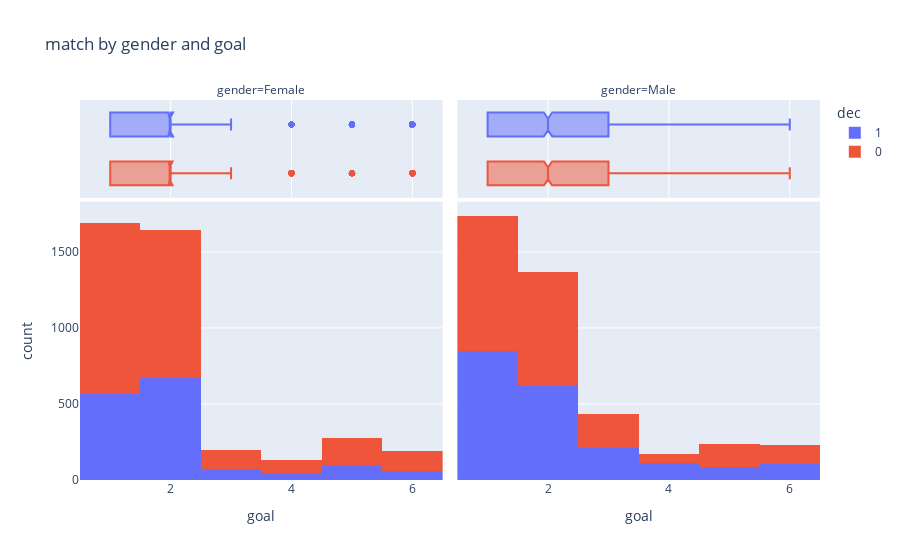

Notebook code for this chart:
### Code cell
fig = px.histogram(dataset,
                    x = "goal",
                    color = "match",
                    facet_col = 'gender',
                    marginal="box",
                    title = "match by gender and goal",
                    )
fig.show()

### Figure 1 — Plotly figure (JSON) as saved in the notebook; plotly's stock layout.template omitted (floating-point values rounded to 4 significant figures; data arrays with more than 128 entries replaced by an {"elided": "..."} marker saying what was removed)
{"data": [{"alignmentgroup": "True", "bingroup": "x", "hovertemplate": "dec=1<br>gender=Female<br>goal=%{x}<br>count=%{y}<extra></extra>", "legendgroup": "1", "marker": {"color": "#636efa"}, "name": "1", "offsetgroup": "1", "orientation": "v", "showlegend": true, "type": "histogram", "x": {"elided": "1529 int values"}, "xaxis": "x", "yaxis": "y"}, {"alignmentgroup": "True", "hovertemplate": "dec=1<br>gender=Female<br>goal=%{x}<extra></extra>", "legendgroup": "1", "marker": {"color": "#636efa"}, "name": "1", "notched": true, "offsetgroup": "1", "showlegend": false, "type": "box", "x": {"elided": "1529 int values"}, "xaxis": "x3", "yaxis": "y3"}, {"alignmentgroup": "True", "bingroup": "x", "hovertemplate": "dec=1<br>gender=Male<br>goal=%{x}<br>count=%{y}<extra></extra>", "legendgroup": "1", "marker": {"color": "#636efa"}, "name": "1", "offsetgroup": "1", "orientation": "v", "showlegend": false, "type": "histogram", "x": {"elided": "1989 int values"}, "xaxis": "x2", "yaxis": "y2"}, {"alignmentgroup": "True", "hovertemplate": "dec=1<br>gender=Male<br>goal=%{x}<extra></extra>", "legendgroup": "1", "marker": {"color": "#636efa"}, "name": "1", "notched": true, "offsetgroup": "1", "showlegend": false, "type": "box", "x": {"elided": "1989 int values"}, "xaxis": "x4", "yaxis": "y4"}, {"alignmentgroup": "True", "bingroup": "x", "hovertemplate": "dec=0<br>gender=Female<br>goal=%{x}<br>count=%{y}<extra></extra>", "legendgroup": "0", "marker": {"color": "#EF553B"}, "name": "0", "offsetgroup": "0", "orientation": "v", "showlegend": true, "type": "histogram", "x": {"elided": "2655 int values"}, "xaxis": "x", "yaxis": "y"}, {"alignmentgroup": "True", "hovertemplate": "dec=0<br>gender=Female<br>goal=%{x}<extra></extra>", "legendgroup": "0", "marker": {"color": "#EF553B"}, "name": "0", "notched": true, "offsetgroup": "0", "showlegend": false, "type": "box", "x": {"elided": "2655 int values"}, "xaxis": "x3", "yaxis": "y3"}, {"alignmentgroup": "True", "bingroup": "x", "hovertemplate": "dec=0<br>gender=Male<br>goal=%{x}<br>count=%{y}<extra></extra>", "legendgroup": "0", "marker": {"color": "#EF553B"}, "name": "0", "offsetgroup": "0", "orientation": "v", "showlegend": false, "type": "histogram", "x": {"elided": "2205 int values"}, "xaxis": "x2", "yaxis": "y2"}, {"alignmentgroup": "True", "hovertemplate": "dec=0<br>gender=Male<br>goal=%{x}<extra></extra>", "legendgroup": "0", "marker": {"color": "#EF553B"}, "name": "0", "notched": true, "offsetgroup": "0", "showlegend": false, "type": "box", "x": {"elided": "2205 int values"}, "xaxis": "x4", "yaxis": "y4"}], "layout": {"annotations": [{"font": {}, "showarrow": false, "text": "gender=Female", "x": 0.245, "xanchor": "center", "xref": "paper", "y": 1, "yanchor": "bottom", "yref": "paper"}, {"font": {}, "showarrow": false, "text": "gender=Male", "x": 0.755, "xanchor": "center", "xref": "paper", "y": 1, "yanchor": "bottom", "yref": "paper"}], "barmode": "relative", "legend": {"title": {"text": "dec"}, "tracegroupgap": 0}, "title": {"text": "match by gender and goal"}, "xaxis": {"anchor": "y", "domain": [0, 0.49], "title": {"text": "goal"}}, "xaxis2": {"anchor": "y2", "domain": [0.51, 1], "matches": "x", "title": {"text": "goal"}}, "xaxis3": {"anchor": "y3", "domain": [0, 0.49], "matches": "x", "showgrid": true, "showticklabels": false}, "xaxis4": {"anchor": "y4", "domain": [0.51, 1], "matches": "x", "showgrid": true, "showticklabels": false}, "yaxis": {"anchor": "x", "domain": [0, 0.7326], "title": {"text": "count"}}, "yaxis2": {"anchor": "x2", "domain": [0, 0.7326], "matches": "y", "showticklabels": false}, "yaxis3": {"anchor": "x3", "domain": [0.7426, 1], "matches": "y3", "showgrid": false, "showline": false, "showticklabels": false, "ticks": ""}, "yaxis4": {"anchor": "x4", "domain": [0.7426, 1], "matches": "y3", "showgrid": false, "showline": false, "showticklabels": false, "ticks": ""}}}
